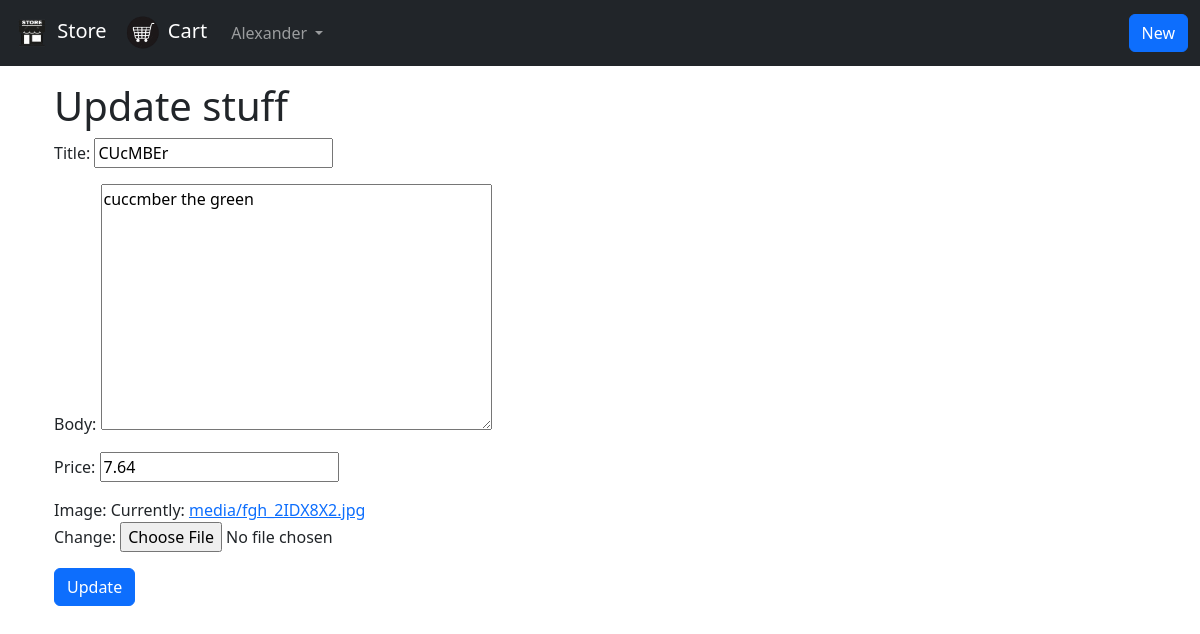
Page /stuff/8/update/ (signed in) on the committed database.
### users/models.py (models this page shows)
class User(AbstractUser):
	pass

### shop/models.py (models this page shows, shortened)
class Stuff(models.Model):
	title = models.CharField(max_length = 255)
	body = models.TextField()
	image = models.ImageField(upload_to = "media/")
	price = models.DecimalField(max_digits = 5, decimal_places = 2)

### shop/views.py (the view)
# urls.py: path('<int:pk>/update/', views.StuffUpdateView.as_view(), name = 'stuff_update'),
class StuffUpdateView(LoginRequiredMixin, UpdateView):
	model = models.Stuff
	fields = ['title', 'body', 'price', 'image',]
	template_name = 'stuff_update.html'
	login_url = 'login'

### templates/stuff_update.html (shortened to what this page needs)
{% extends 'base.html' %}
{% block content %}
	<h1>Update stuff</h1>
	<form action="" method="post">
		{{ form.as_p }}
		<button class="btn btn-primary ml-" type="submit">Update</button>
	</form>
{% endblock %}

### templates/base.html (shortened to what this page needs)
<!DOCTYPE html>
<html>
	  <head>
		    <link href="https://cdn.jsdelivr.net/npm/bootstrap@5.3.3/dist/css/bootstrap.min.css" rel="stylesheet">
	  </head>
    <body>
        <nav class="navbar navbar-expand-lg navbar-dark bg-dark">
            <div class="container-fluid">
                <a class="navbar-brand" href="{% url 'home' %}">
                    <img src="\media\logo.png" alt="" width="40" height="40">
                    Store
                </a>
                <a class="navbar-brand" href="{% url 'cart' %}">
                    <img src="\media\cart.png" alt="" width="40" height="40">
                    Cart
                </a>
                <div class="collapse navbar-collapse" id="navbarSupportedContent">
                    {% if user.is_authenticated %}
                        <ul class="navbar-nav me-auto mb-2 mb-lg-0">
                            <li class="nav-item dropdown">
                                <a class="nav-link dropdown-toggle" href="#" role="button" data-bs-toggle="dropdown" aria-expanded="false">
                                    {{ user.username }}
                                </a>
                            </li>
                        </ul>
                    {% endif %}
                    <a class = "btn btn-primary" href = "{% url 'stuff_create' %}">New</a>
                </div>
            </div>
        </nav>
        <div class="container px-4 p-3">
            {% block content %}
            {% endblock %}
        </div>
    </body>
</html>

### rows in the picture
User: username "Alexander"
Stuff: title "CUcMBEr", body "cuccmber the green", price "7.64"
